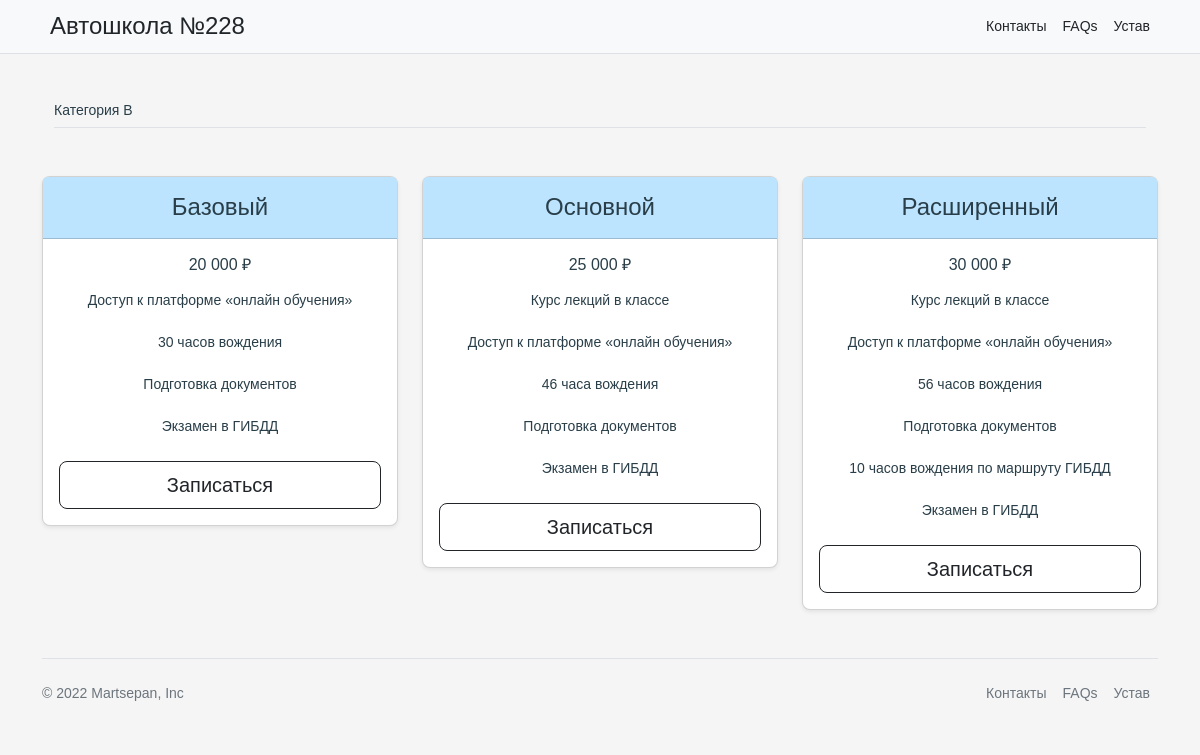
The app's page /info/car/ with its own data.
### description/models.py (models this page shows, shortened)
class Info(models.Model):
    id = models.CharField('ID', max_length=2, null=False, primary_key=True)
    title = models.CharField('Название', max_length=30, null=True)
    description = models.CharField('Описание', max_length=200, null=True)
    price_min = models.CharField('Минимальная цена', max_length=10, null=True)
    price_mid = models.CharField('Средняя цена', max_length=10, null=True)
    price_high = models.CharField('Максимальная цена', max_length=10, null=True)
    description_min = models.CharField('Описание минимальной', max_length=300, null=True)
    description_mid = models.CharField('Описание средней', max_length=300, null=True)
    description_high = models.CharField('Описание максимальной', max_length=300, null=True)
    class Meta:
        verbose_name = 'Информация'
        verbose_name_plural = 'Информация о категориях'

### description/views.py (the view)
# urls.py: path('car/', views.car, name='car'),
def car(request):
    info = Info.objects.all()
    context =  {"info": info}
    return render (request, 'description/car.html', context)

### description/templates/description/car.html (shortened to what this page needs)
{% extends 'description/underbase.html' %}
{% block content %}
{% for item in info %}
{% if item.id == "1" %}
<div class="container px-4 py-5" id="custom-cards">
  <h2 class="pb-2 border-bottom animate__animated animate__bounceIn wow">{{ item.title }}</h2>
</div>
<div class="container">
<div data-wow-delay="0.15s" class="row row-cols-1 row-cols-md-3 mb-3 text-center animate__animated animate__fadeIn wow">
  <div class="col">
    <div class="card mb-4 rounded-3 shadow-sm">
      <div class="card-header py-3" style="background-color: rgb(188, 228, 255);">
        <h4 class="my-0 fw-normal" style="font-size: 24px;">{{ item.description_min }}</h4>
      </div>
      <div class="card-body">
        <h1 class="card-title pricing-card-title" style="font-size: 16px;">{{ item.price_min }}</h1>
        <ul class="list-unstyled mt-3 mb-4">
          <li>Доступ к платформе «онлайн обучения»</li><br>
          <li>30 часов вождения</li><br>
          <li>Подготовка документов</li><br>
          <li>Экзамен в ГИБДД</li>
        </ul>
        <button type="button" class="w-100 btn btn-lg btn-outline-dark">Записаться</button>
      </div>
    </div>
  </div>
  <div class="col">
    <div class="card mb-4 rounded-3 shadow-sm">
      <div class="card-header py-3" style="background-color: rgb(188, 228, 255);">
        <h4 class="my-0 fw-normal" style="font-size: 24px;">{{ item.description_mid }}</h4>
      </div>
      <div class="card-body">
        <h1 class="card-title pricing-card-title" style="font-size: 16px;">{{ item.price_mid }}</h1>
        <ul class="list-unstyled mt-3 mb-4">
          <li>Курс лекций в классе</li><br>
          <li>Доступ к платформе «онлайн обучения»</li><br>
          <li>46 часа вождения</li><br>
          <li>Подготовка документов</li><br>
          <li>Экзамен в ГИБДД</li>
        </ul>
        <button type="button" class="w-100 btn btn-lg btn-outline-dark">Записаться</button>
      </div>
    </div>
  </div>
  <div class="col">
    <div class="card mb-4 rounded-3 shadow-sm ">
      <div class="card-header py-3" style="background-color: rgb(188, 228, 255);">
        <h4 class="my-0 fw-normal" style="font-size: 24px;">{{ item.description_high }}</h4>
      </div>
      <div class="card-body">
        <h1 class="card-title pricing-card-title" style="font-size: 16px;">{{ item.price_high }}</h1>
        <ul class="list-unstyled mt-3 mb-4">
          <li>Курс лекций в классе</li><br>
          <li>Доступ к платформе «онлайн обучения»</li><br>
          <li>56 часов вождения</li><br>
          <li>Подготовка документов</li><br>
          <li>10 часов вождения по маршруту ГИБДД</li><br>
          <li>Экзамен в ГИБДД</li>
        </ul>
        <button type="button" class="w-100 btn btn-lg btn-outline-dark">Записаться</button>
      </div>
    </div>
  </div>
</div>
</div>
    {% endif %}
    {% endfor %}
{% endblock %}

### school/static/school/css/style.css (style rules this page uses)
html, body, div, span, h1, h2, h3, h4, h5, h6, p, em, img, strong, sub, sup, b, u, i, dl, dt, dd, ol, ul, li, fieldset, form, label, table, tbody, tfoot, thead, tr, th, td, article, aside, canvas, details, figcaption, figure, footer, header, hgroup, menu, nav, section, summary, time, mark, audio, video { margin: 0; padding: 0; border: 0; outline: 0; vertical-align: baseline; background: transparent; font-size: 100%; }
body { background-color: whitesmoke; }
li { list-style-type: none; }

### school/static/school/css/home.css (style rules this page uses)
* { box-sizing: border-box; }
body { font-size: 14px; }
.container { margin: auto; position: relative; max-width: auto; }
div { font-size: 14px; color: #293e48; }

### school/static/school/css/faq.css (style rules this page uses)
body { font-family: 'Work Sans', sans-serif; }

### records on screen
Info: title "Категория B", description_min "Базовый", price_min "20 000 ₽", description_mid "Основной", price_mid "25 000 ₽", description_high "Расширенный", price_high "30 000 ₽"
